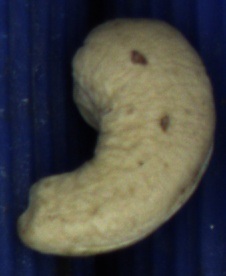
#> input picture dataset/TESTA/crop_1789975752073_122.jpg, 226 x 276 px, found by its file name; its folder holds 4 pictures in this run; the run also reads 2 pictures not shown here
$ python dataset_import.py
#> lines starting #> are read from the running program, lines starting #| are printed output that depends on the picture
### dataset_ops.py
"""Ported from the 5-track CASHEW X AI project (external drive, read only); adapted for GSN_V21 where noted.

File operations behind the Teaching CNN page: unlabelled images, the production inbox, confirming
images into the dataset (every 10th of a class goes to the fixed test set), undo, and the retrain counter.
No UI. Images are only moved when the operator confirms them; nothing here labels by itself.
"""
import json
import os
import shutil
from datetime import datetime

IMAGE_TYPES = (".jpg", ".jpeg", ".png")
TEST_EVERY = 10            # every 10th confirmed image of a class goes to the test set
RETRAIN_AFTER = 300        # new confirmed images of one class since the last training
STATE_FILE = "_confirmed.json"


# [7 lines left out: function list_images, not called in this run]


def class_counts(dataset_dir):
    """{class folder: image count}, sorted by name."""
    out = {}
    if os.path.isdir(dataset_dir):
        for name in sorted(os.listdir(dataset_dir)):
            folder = os.path.join(dataset_dir, name)
            if os.path.isdir(folder):
                out[name] = sum(1 for f in os.listdir(folder) if f.lower().endswith(IMAGE_TYPES))
    return out


# [73 lines left out: functions dataset_warnings, list_inbox, inbox_days, clear_inbox, not called in this run]


# ------------------------------------------------------------- confirming into the dataset
def _state_path(dataset_dir):
    return os.path.join(dataset_dir, STATE_FILE)


def read_state(dataset_dir):
    """{"confirmed": {class: total confirmed}, "since_training": {class: confirmed since the last training}}"""
    try:
        with open(_state_path(dataset_dir), "r", encoding="utf-8") as f:
            state = json.load(f)
    except (OSError, ValueError):
        state = {}
    state.setdefault("confirmed", {})
    state.setdefault("since_training", {})
    return state


def _write_state(dataset_dir, state):
    os.makedirs(dataset_dir, exist_ok=True)
    with open(_state_path(dataset_dir), "w", encoding="utf-8") as f:
        json.dump(state, f, indent=1)


def _free_name(folder, name):
    target = os.path.join(folder, name)
    stem, ext = os.path.splitext(name)
    number = 1
    while os.path.exists(target):
        target = os.path.join(folder, f"{stem}_{number}{ext}")
        number += 1
    return target


# [50 lines left out: functions confirm_images, undo_moves, training_finished, retrain_classes, not called in this run]


# ====================================================================== GSN_V21 additions (not in the 5-track file)
# CONFUSION folder (images the model keeps getting wrong: left out of training until re-labelled), deletes that can
# be undone (a trash folder), a multi-step undo journal and logs/dataset_changes.log.
import time

CONFUSION = "CONFUSION"
CHANGES_LOG = "dataset_changes.log"


def confusion_dir(dataset_dir):
    """programs/<name>/confusion: beside the dataset, so no training ever reads it."""
    return os.path.join(os.path.dirname(os.path.abspath(str(dataset_dir))), "confusion")


def trash_dir(dataset_dir):
    return os.path.join(os.path.dirname(os.path.abspath(str(dataset_dir))), "trash")


# [10 lines left out: function list_confusion, not called in this run]


def confusion_count(dataset_dir):
    return len(list_confusion(dataset_dir))


# [30 lines left out: functions move_images, move_to_confusion, trash_images, not called in this run]


class Changes:
    """Multi-step undo for every move and delete of the teaching pages, with a line per file in the log."""

    def __init__(self, log_dir=None):
        self.log_dir = log_dir
        self.stack = []             # [(action text, [(old path, new path)])]

    # [18 lines left out: functions _log, add, not called in this run]

    def can_undo(self):
        return bool(self.stack)

    def last_action(self):
        return f"{self.stack[-1][0]} ({len(self.stack[-1][1])} image(s))" if self.stack else ""

    # [8 lines left out: function undo, not called in this run]

### dataset_import.py
"""Build the clean training dataset: one folder per FINAL class name (the names the grading rules use).

Images are COPIED from older dataset folders; the originals are never moved, changed or deleted.
Left out (and listed): folders that are not a final class, unreadable files, full camera frames, exact duplicates.
Every 10th image of a class goes to the test set, by the same counter the Teaching CNN page uses.

    python3 dataset_import.py            # import from the two known sources and print the table
    python3 dataset_import.py --dry-run  # only show what would happen
"""
import argparse
import hashlib
import os
import shutil
from typing import Dict, List, Optional

import dataset_ops as ops

# Owner, 2026-10-09: no SW class (SW / WW is decided by colour measurement; old SW images are GOOD_CASHEW);
# DOUBLE is a CNN class (two cashews stuck together -> reject ejector), in addition to the size rule.
FINAL_CLASSES = ["GOOD_CASHEW", "UPW", "PKW1", "PKW2", "OIL", "BROWN", "DW1", "DW2", "TESTA", "TESTA SMALL",
                 "WHITE_DW", "REJECTION", "EDGECUT", "DOUBLE"]
TARGET = 1000
MAX_CROP_SIDE = 900         # larger than this is a full camera frame, not a cashew crop
# Older folder names -> final class (owner, 2026-10-09: BACK_CUT_OIL / OIL_BACKCUT are OIL).
ALIASES = {"good": "GOOD_CASHEW", "good cashew": "GOOD_CASHEW", "sw": "GOOD_CASHEW", "testa small": "TESTA SMALL", "back cut oil": "OIL",
           "oil backcut": "OIL", "backcut oil": "OIL", "oil back cut": "OIL", "edge cut": "EDGECUT", "white dw": "WHITE_DW",
           "double kernels": "DOUBLE", "double kernel": "DOUBLE", "double cashews": "DOUBLE"}


def _key(name: str) -> str:
    return " ".join(str(name).lower().replace("_", " ").split())


def final_class(folder_name: str) -> Optional[str]:
    """The final class a source folder belongs to, or None when it is not one of them."""
    key = _key(folder_name)
    if key in ALIASES:
        return ALIASES[key]
    for name in FINAL_CLASSES:
        if _key(name) == key:
            return name
    return None


def _md5(path: str) -> str:
    h = hashlib.md5()
    with open(path, "rb") as f:
        for chunk in iter(lambda: f.read(1 << 20), b""):
            h.update(chunk)
    return h.hexdigest()


def counts(dataset_dir, testset_dir) -> Dict[str, tuple]:
    """{class: (images in the dataset, images in the test set)} for every final class."""
    data, test = ops.class_counts(str(dataset_dir)), ops.class_counts(str(testset_dir))
    return {name: (data.get(name, 0), test.get(name, 0)) for name in FINAL_CLASSES}


def build(sources: List[tuple], dataset_dir, testset_dir, dry_run=False, read_image=None) -> dict:
    """sources: [(tag, folder with class sub-folders)] or [(tag, folder, {sub-folders to take})].
    Returns a report dict; see the keys below."""
#> called with dry_run = False
    import cv2
    read_image = read_image or cv2.imread
    dataset_dir, testset_dir = str(dataset_dir), str(testset_dir)
    report = {"before": counts(dataset_dir, testset_dir), "copied": {n: 0 for n in FINAL_CLASSES}, "to_testset": {n: 0 for n in FINAL_CLASSES},
              "skipped_folders": {}, "duplicates": 0, "unreadable": [], "full_frames": [], "per_source": {}}
    if not dry_run:
        for name in FINAL_CLASSES:                          # every final class has its folder, also when it is still empty
            os.makedirs(os.path.join(dataset_dir, name), exist_ok=True)
    seen = set()
    for root in (dataset_dir, testset_dir):                 # what is already there is never copied twice
        for folder, _, files in os.walk(root):
            seen.update(_md5(os.path.join(folder, f)) for f in files if f.lower().endswith(ops.IMAGE_TYPES))
    state = ops.read_state(dataset_dir)
    for entry in sources:
        tag, source, only = entry[0], entry[1], (entry[2] if len(entry) > 2 else None)
        per = report["per_source"].setdefault(tag, {})
        if not os.path.isdir(source):
            continue
        for folder in sorted(os.listdir(source)):
            path = os.path.join(source, folder)
            if not os.path.isdir(path) or (only is not None and folder not in only):
                continue
            images = [os.path.join(path, f) for f in sorted(os.listdir(path)) if f.lower().endswith(ops.IMAGE_TYPES)]
            target_class = final_class(folder)
            if target_class is None:
                if images:
                    report["skipped_folders"][f"{tag}/{folder}"] = len(images)
                continue
            for image_path in images:
                digest = _md5(image_path)
                if digest in seen:
                    report["duplicates"] += 1
                    continue
                image = read_image(image_path)
                if image is None:
                    report["unreadable"].append(image_path)
                    continue
                if max(image.shape[:2]) > MAX_CROP_SIDE:
                    report["full_frames"].append(image_path)
                    continue
                seen.add(digest)
                count = int(state["confirmed"].get(target_class, 0)) + 1
                to_test = count % ops.TEST_EVERY == 0
                state["confirmed"][target_class] = count
                if not to_test:
                    state["since_training"][target_class] = int(state["since_training"].get(target_class, 0)) + 1
                report["to_testset" if to_test else "copied"][target_class] += 1
                per[f"{folder} -> {target_class}"] = per.get(f"{folder} -> {target_class}", 0) + 1
                if not dry_run:
                    dest_folder = os.path.join(testset_dir if to_test else dataset_dir, target_class)
                    os.makedirs(dest_folder, exist_ok=True)
                    shutil.copy2(image_path, ops._free_name(dest_folder, f"{tag}_{os.path.basename(image_path)}"))
#> this loop made 4 passes
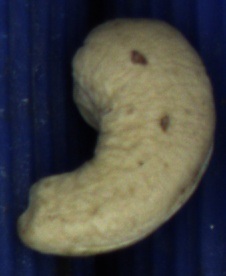
#> input picture dataset/TESTA/crop_1789975752073_122.jpg, 226 x 276 px, found by its file name
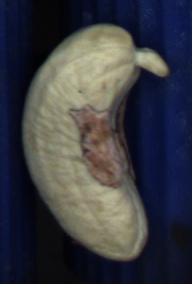
#> input picture dataset/TESTA/crop_1789975753513_126.jpg, 192 x 284 px, found by its file name
#> pass 3, in build, `image = read_image(image_path)`:
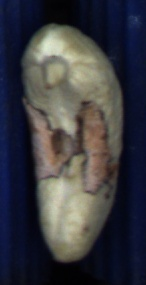
#> image: shape (285, 146, 3); mean B, G, R 64.6, 59, 58.8
#> after the loop, per = {'TESTA -> TESTA': 4}; report = 8 items; seen = 4 items; state = 2 items
    if not dry_run:
        ops._write_state(dataset_dir, state)
    report["after"] = counts(dataset_dir, testset_dir) if not dry_run else {
        n: (report["before"][n][0] + report["copied"][n], report["before"][n][1] + report["to_testset"][n]) for n in FINAL_CLASSES}
    return report


def table(report: dict) -> str:
    lines = ["| Class | Before | Imported | After (train) | Test set | Still needed to 1000 |", "|---|---|---|---|---|---|"]
    for name in FINAL_CLASSES:
        before, (after, test) = report["before"][name][0], report["after"][name]
        lines.append(f"| {name} | {before} | {report['copied'][name] + report['to_testset'][name]} | {after} | {test} | {max(0, TARGET - after)} |")
    total_after = sum(v[0] for v in report["after"].values())
    lines.append(f"| **Total** | {sum(v[0] for v in report['before'].values())} | {sum(report['copied'].values()) + sum(report['to_testset'].values())} "
                 f"| {total_after} | {sum(v[1] for v in report['after'].values())} | {sum(max(0, TARGET - v[0]) for v in report['after'].values())} |")
    return "\n".join(lines)


if __name__ == "__main__":
    import app_paths
    parser = argparse.ArgumentParser(description=__doc__.split("\n")[0])
    parser.add_argument("--dry-run", action="store_true")
    args = parser.parse_args()
    SOURCES = [("old", "/home/phoenix/Documents/CNN_final/CNN/dataset"), ("proj", str(app_paths.DATASET_DIR)),
               ("oldsw", "/home/phoenix/Documents/CNN_final/CNN/dataset_disabled", {"SW"})]       # SW images -> GOOD_CASHEW
    result = build(SOURCES, app_paths.CLEAN_DATASET_DIR, app_paths.TESTSET_DIR, dry_run=args.dry_run)
#> result = 9 items
    print(table(result))
#> the loop in table, `for name in FINAL_CLASSES:` made 14 passes
#> (before, after) on passes 1 to 12: (0, 0), (0, 0), (0, 0), (0, 0), (0, 0), (0, 0), (0, 0), (0, 0), (4, 4), (0, 0), (0, 0), (0, 0)
#> after the loop in table, `for name in FINAL_CLASSES:`: lines = 16 items
#> in table, `total_after = sum(v[0] for v in report["after"].values())`: total_after = 4
#| | Class | Before | Imported | After (train) | Test set | Still needed to 1000 |
#| |---|---|---|---|---|---|
#| | GOOD_CASHEW | 0 | 0 | 0 | 0 | 1000 |
#| | UPW | 0 | 0 | 0 | 0 | 1000 |
#| | PKW1 | 0 | 0 | 0 | 0 | 1000 |
#| | PKW2 | 0 | 0 | 0 | 0 | 1000 |
#| | OIL | 0 | 0 | 0 | 0 | 1000 |
#| | BROWN | 0 | 0 | 0 | 0 | 1000 |
#| | DW1 | 0 | 0 | 0 | 0 | 1000 |
#| | DW2 | 0 | 0 | 0 | 0 | 1000 |
#| | TESTA | 4 | 4 | 4 | 0 | 996 |
#| | TESTA SMALL | 0 | 0 | 0 | 0 | 1000 |
#> (further printed lines are left out)
    for tag, rows in result["per_source"].items():
        print(f"\nfrom {tag}: " + ", ".join(f"{k}: {v}" for k, v in rows.items()))
#> this loop made 3 passes
#> tag on passes 2 to 3: 'proj', 'oldsw'
#> (tag, rows) on pass 1: ('old', {'TESTA -> TESTA': 4})
#| from old: TESTA -> TESTA: 4
#| from proj:
#| from oldsw:
    print(f"\nnot a final class (left out): {result['skipped_folders']}")
#| not a final class (left out): {}
    print(f"exact duplicates left out: {result['duplicates']}; unreadable: {len(result['unreadable'])}; full frames left out: {len(result['full_frames'])}")
#| exact duplicates left out: 4; unreadable: 0; full frames left out: 0
